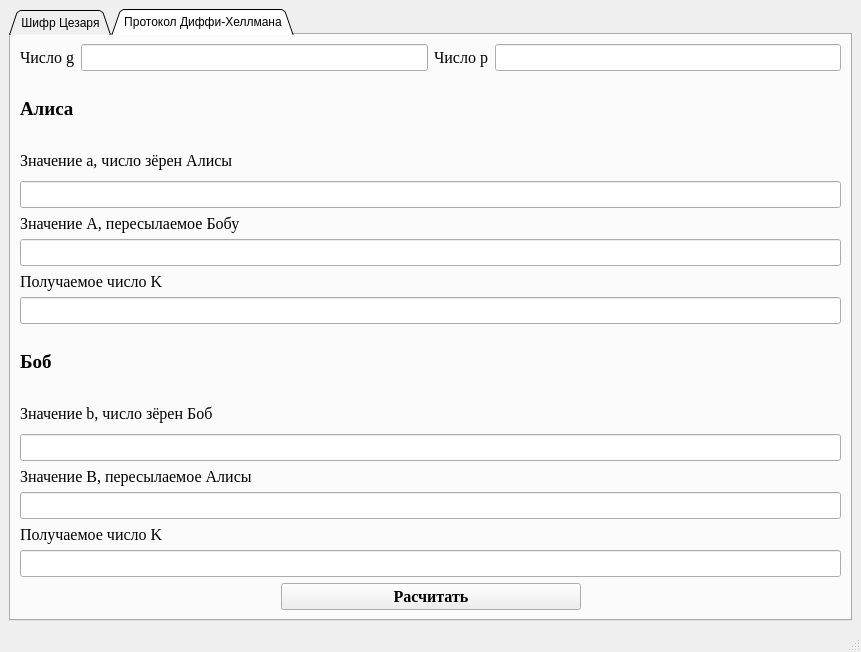
<?xml version="1.0" encoding="UTF-8"?>
<ui version="4.0">
 <class>MainWindow</class>
 <widget class="QMainWindow" name="MainWindow">
  <property name="geometry">
   <rect>
    <x>0</x>
    <y>0</y>
    <width>861</width>
    <height>652</height>
   </rect>
  </property>
  <property name="windowTitle">
   <string>Тестовое задание</string>
  </property>
  <widget class="QWidget" name="centralwidget">
   <layout class="QVBoxLayout" name="verticalLayout">
    <item>
     <widget class="QTabWidget" name="tabWidget">
      <property name="cursor">
       <cursorShape>ArrowCursor</cursorShape>
      </property>
      <property name="tabShape">
       <enum>QTabWidget::Triangular</enum>
      </property>
      <property name="currentIndex">
       <number>1</number>
      </property>
      <property name="iconSize">
       <size>
        <width>16</width>
        <height>16</height>
       </size>
      </property>
      <property name="elideMode">
       <enum>Qt::ElideRight</enum>
      </property>
      <widget class="QWidget" name="caesarCipher">
       <attribute name="title">
        <string>Шифр Цезаря</string>
       </attribute>
       <layout class="QHBoxLayout" name="horizontalLayout_2">
        <item>
         <layout class="QVBoxLayout" name="verticalLayout_5">
          <item>
           <layout class="QVBoxLayout" name="verticalLayout_2">
            <item>
             <widget class="QPushButton" name="pushButton">
              <property name="font">
               <font>
                <family>Times New Roman</family>
                <pointsize>12</pointsize>
               </font>
              </property>
              <property name="text">
               <string>Выбрать файл</string>
              </property>
             </widget>
            </item>
            <item>
             <widget class="QTextEdit" name="baseText">
              <property name="font">
               <font>
                <family>Times New Roman</family>
                <pointsize>12</pointsize>
               </font>
              </property>
             </widget>
            </item>
            <item>
             <layout class="QVBoxLayout" name="verticalLayout_3">
              <item>
               <widget class="QLabel" name="label">
                <property name="font">
                 <font>
                  <family>Times New Roman</family>
                  <pointsize>12</pointsize>
                 </font>
                </property>
                <property name="text">
                 <string>Задать ключ</string>
                </property>
               </widget>
              </item>
              <item>
               <widget class="QLineEdit" name="lineEdit">
                <property name="font">
                 <font>
                  <family>Times New Roman</family>
                  <pointsize>12</pointsize>
                 </font>
                </property>
               </widget>
              </item>
              <item>
               <layout class="QVBoxLayout" name="verticalLayout_4">
                <item>
                 <layout class="QHBoxLayout" name="horizontalLayout">
                  <item>
                   <widget class="QPushButton" name="encryption">
                    <property name="font">
                     <font>
                      <family>Times New Roman</family>
                      <pointsize>12</pointsize>
                     </font>
                    </property>
                    <property name="text">
                     <string>Шифрование</string>
                    </property>
                   </widget>
                  </item>
                  <item>
                   <widget class="QPushButton" name="decryption">
                    <property name="font">
                     <font>
                      <family>Times New Roman</family>
                      <pointsize>12</pointsize>
                     </font>
                    </property>
                    <property name="text">
                     <string>Дешифрование</string>
                    </property>
                   </widget>
                  </item>
                 </layout>
                </item>
                <item>
                 <widget class="QTextEdit" name="output_text">
                  <property name="font">
                   <font>
                    <family>Times New Roman</family>
                    <pointsize>12</pointsize>
                   </font>
                  </property>
                 </widget>
                </item>
               </layout>
              </item>
             </layout>
            </item>
           </layout>
          </item>
         </layout>
        </item>
       </layout>
      </widget>
      <widget class="QWidget" name="tab_2">
       <attribute name="title">
        <string>Протокол Диффи-Хеллмана</string>
       </attribute>
       <layout class="QVBoxLayout" name="verticalLayout_9">
        <item>
         <layout class="QHBoxLayout" name="horizontalLayout_12">
          <item>
           <layout class="QHBoxLayout" name="horizontalLayout_9">
            <item>
             <widget class="QLabel" name="label_10">
              <property name="font">
               <font>
                <family>Times New Roman</family>
                <pointsize>12</pointsize>
               </font>
              </property>
              <property name="text">
               <string>Число g</string>
              </property>
             </widget>
            </item>
            <item>
             <widget class="QLineEdit" name="lineEdit_8">
              <property name="font">
               <font>
                <family>Times New Roman</family>
                <pointsize>12</pointsize>
               </font>
              </property>
             </widget>
            </item>
           </layout>
          </item>
          <item>
           <layout class="QHBoxLayout" name="horizontalLayout_10">
            <item>
             <widget class="QLabel" name="label_11">
              <property name="font">
               <font>
                <family>Times New Roman</family>
                <pointsize>12</pointsize>
               </font>
              </property>
              <property name="text">
               <string>Число p</string>
              </property>
             </widget>
            </item>
            <item>
             <widget class="QLineEdit" name="lineEdit_9">
              <property name="font">
               <font>
                <family>Times New Roman</family>
                <pointsize>12</pointsize>
               </font>
              </property>
             </widget>
            </item>
           </layout>
          </item>
         </layout>
        </item>
        <item>
         <layout class="QVBoxLayout" name="verticalLayout_6">
          <item>
           <widget class="QLabel" name="label_2">
            <property name="font">
             <font>
              <family>Times New Roman</family>
              <pointsize>14</pointsize>
              <weight>75</weight>
              <bold>true</bold>
             </font>
            </property>
            <property name="text">
             <string>Алиса</string>
            </property>
           </widget>
          </item>
          <item>
           <layout class="QVBoxLayout" name="verticalLayout_10">
            <item>
             <widget class="QLabel" name="label_5">
              <property name="font">
               <font>
                <family>Times New Roman</family>
                <pointsize>12</pointsize>
               </font>
              </property>
              <property name="text">
               <string>Значение a, число зёрен Алисы</string>
              </property>
             </widget>
            </item>
            <item>
             <widget class="QLineEdit" name="lineEdit_3">
              <property name="font">
               <font>
                <family>Times New Roman</family>
                <pointsize>12</pointsize>
               </font>
              </property>
             </widget>
            </item>
           </layout>
          </item>
          <item>
           <layout class="QVBoxLayout" name="verticalLayout_7">
            <item>
             <widget class="QLabel" name="label_3">
              <property name="font">
               <font>
                <family>Times New Roman</family>
                <pointsize>12</pointsize>
               </font>
              </property>
              <property name="text">
               <string>Значение А, пересылаемое Бобу</string>
              </property>
             </widget>
            </item>
            <item>
             <widget class="QLineEdit" name="lineEdit_2">
              <property name="font">
               <font>
                <family>Times New Roman</family>
                <pointsize>12</pointsize>
               </font>
              </property>
             </widget>
            </item>
            <item>
             <widget class="QLabel" name="label_6">
              <property name="font">
               <font>
                <family>Times New Roman</family>
                <pointsize>12</pointsize>
               </font>
              </property>
              <property name="text">
               <string>Получаемое число K</string>
              </property>
             </widget>
            </item>
            <item>
             <widget class="QLineEdit" name="lineEdit_4">
              <property name="font">
               <font>
                <family>Times New Roman</family>
                <pointsize>12</pointsize>
               </font>
              </property>
             </widget>
            </item>
            <item>
             <layout class="QVBoxLayout" name="verticalLayout_11"/>
            </item>
           </layout>
          </item>
         </layout>
        </item>
        <item>
         <layout class="QVBoxLayout" name="verticalLayout_8">
          <item>
           <widget class="QLabel" name="label_4">
            <property name="font">
             <font>
              <family>Times New Roman</family>
              <pointsize>14</pointsize>
              <weight>75</weight>
              <bold>true</bold>
             </font>
            </property>
            <property name="text">
             <string>Боб</string>
            </property>
           </widget>
          </item>
          <item>
           <layout class="QVBoxLayout" name="verticalLayout_12">
            <item>
             <widget class="QLabel" name="label_7">
              <property name="font">
               <font>
                <family>Times New Roman</family>
                <pointsize>12</pointsize>
               </font>
              </property>
              <property name="text">
               <string>Значение b, число зёрен Боб</string>
              </property>
             </widget>
            </item>
            <item>
             <widget class="QLineEdit" name="lineEdit_5">
              <property name="font">
               <font>
                <family>Times New Roman</family>
                <pointsize>12</pointsize>
               </font>
              </property>
             </widget>
            </item>
           </layout>
          </item>
          <item>
           <layout class="QVBoxLayout" name="verticalLayout_13">
            <item>
             <widget class="QLabel" name="label_8">
              <property name="font">
               <font>
                <family>Times New Roman</family>
                <pointsize>12</pointsize>
               </font>
              </property>
              <property name="text">
               <string>Значение B, пересылаемое Алисы</string>
              </property>
             </widget>
            </item>
            <item>
             <widget class="QLineEdit" name="lineEdit_6">
              <property name="font">
               <font>
                <family>Times New Roman</family>
                <pointsize>12</pointsize>
               </font>
              </property>
             </widget>
            </item>
            <item>
             <widget class="QLabel" name="label_9">
              <property name="font">
               <font>
                <family>Times New Roman</family>
                <pointsize>12</pointsize>
               </font>
              </property>
              <property name="text">
               <string>Получаемое число K</string>
              </property>
             </widget>
            </item>
            <item>
             <widget class="QLineEdit" name="lineEdit_7">
              <property name="font">
               <font>
                <family>Times New Roman</family>
                <pointsize>12</pointsize>
               </font>
              </property>
             </widget>
            </item>
           </layout>
          </item>
         </layout>
        </item>
        <item>
         <layout class="QHBoxLayout" name="horizontalLayout_4">
          <item>
           <spacer name="horizontalSpacer_2">
            <property name="orientation">
             <enum>Qt::Horizontal</enum>
            </property>
            <property name="sizeHint" stdset="0">
             <size>
              <width>40</width>
              <height>20</height>
             </size>
            </property>
           </spacer>
          </item>
          <item>
           <widget class="QPushButton" name="pushButton_2">
            <property name="minimumSize">
             <size>
              <width>300</width>
              <height>0</height>
             </size>
            </property>
            <property name="font">
             <font>
              <family>Times New Roman</family>
              <pointsize>12</pointsize>
              <weight>75</weight>
              <bold>true</bold>
             </font>
            </property>
            <property name="text">
             <string>Расчитать</string>
            </property>
           </widget>
          </item>
          <item>
           <spacer name="horizontalSpacer">
            <property name="orientation">
             <enum>Qt::Horizontal</enum>
            </property>
            <property name="sizeHint" stdset="0">
             <size>
              <width>40</width>
              <height>20</height>
             </size>
            </property>
           </spacer>
          </item>
         </layout>
        </item>
       </layout>
      </widget>
     </widget>
    </item>
   </layout>
  </widget>
  <widget class="QMenuBar" name="menubar">
   <property name="geometry">
    <rect>
     <x>0</x>
     <y>0</y>
     <width>861</width>
     <height>26</height>
    </rect>
   </property>
  </widget>
  <widget class="QStatusBar" name="statusbar"/>
 </widget>
 <resources/>
 <connections/>
</ui>
